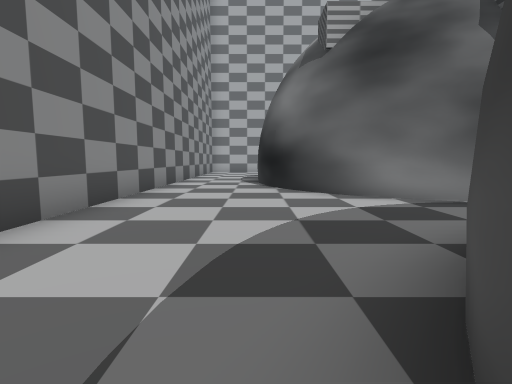
view 1 (above)

24 first-person views from a walk through a scene from a Unity 3-D project. The camera is 1.4 m above the floor, tilts 6° down and sees 80° across. The floor is counted in squares, 2 m on a side. Each view is taken from the middle of a square. On the plan, view 1 faces up. The plan holds only what a view shows up to about 10 squares ahead; the rest is blank. The place goes on beyond the plan. Some animated figures are left out. Some surface patterns are stand-ins.

view 2
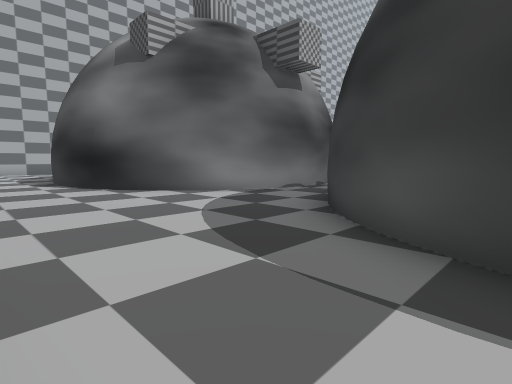

view 3
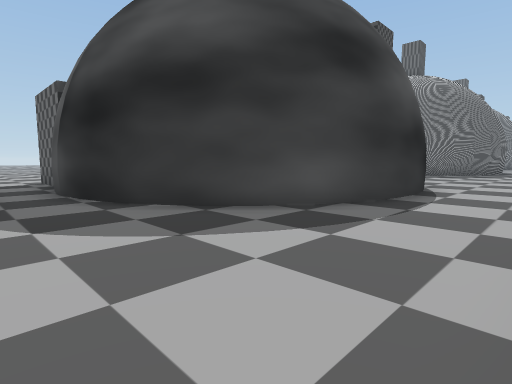

view 4
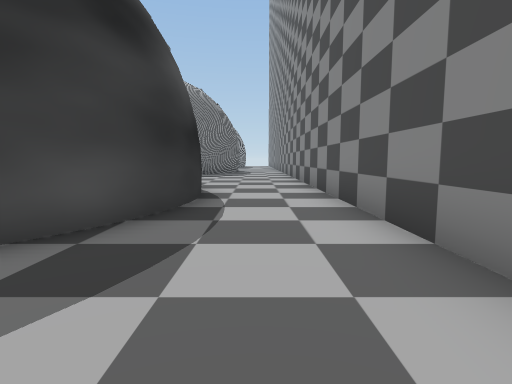

view 5
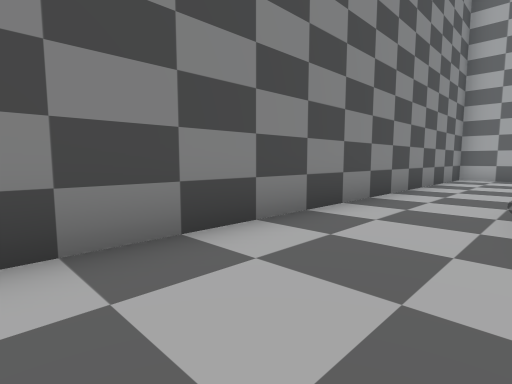

view 6
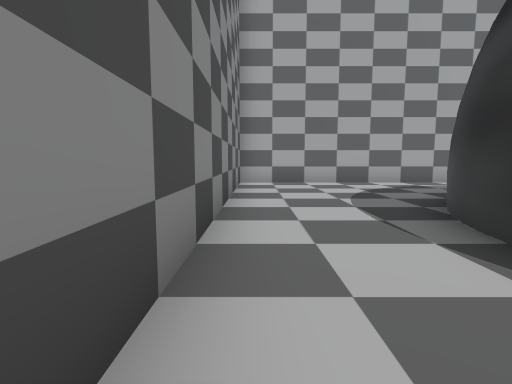

view 7
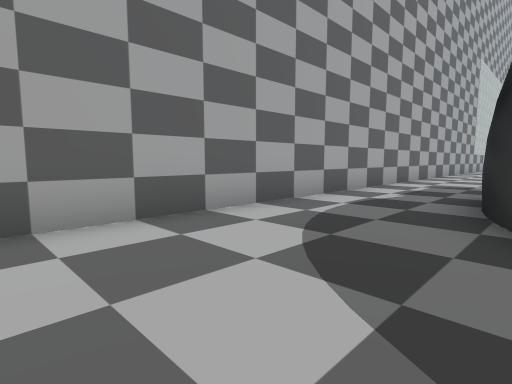

view 8
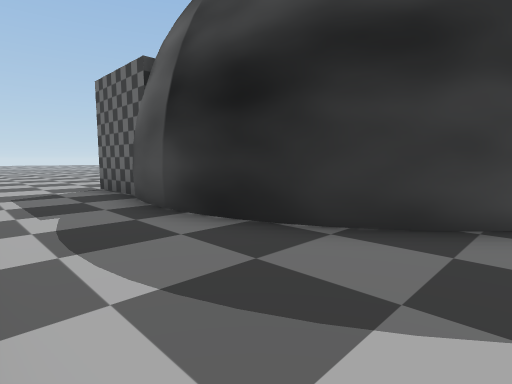

view 9
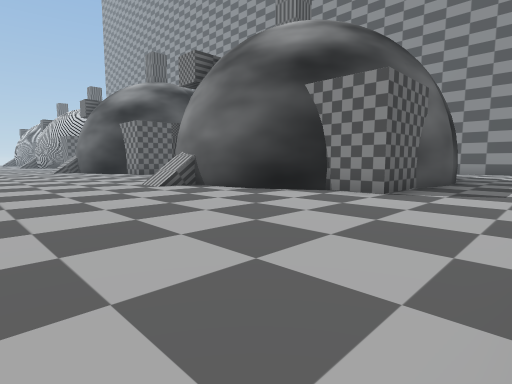

view 10
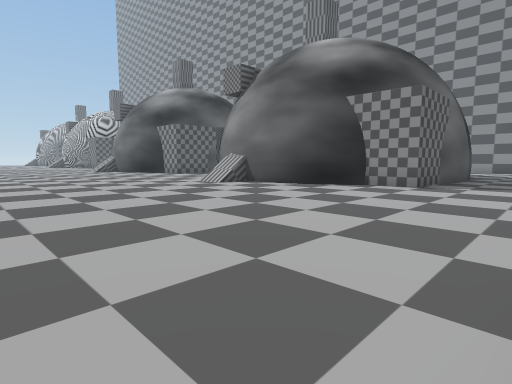

view 11
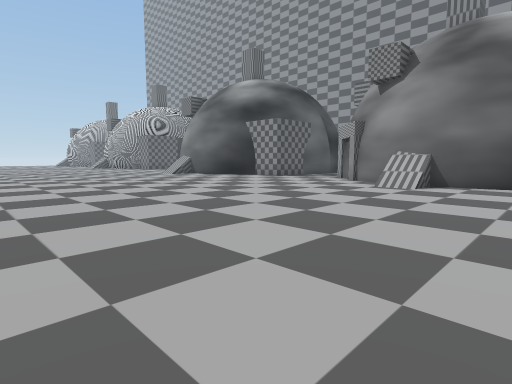

view 12
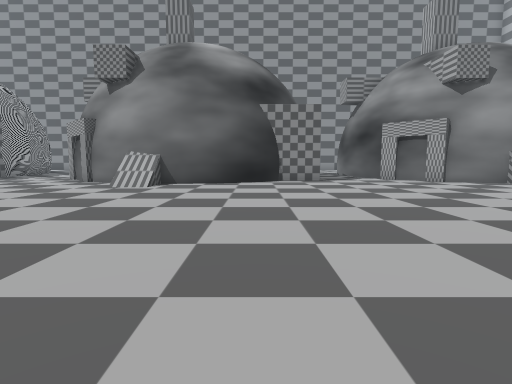

view 13
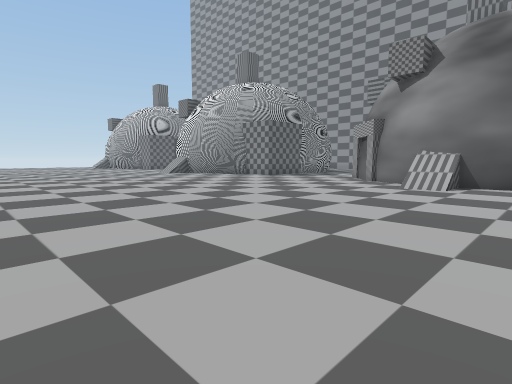

view 14
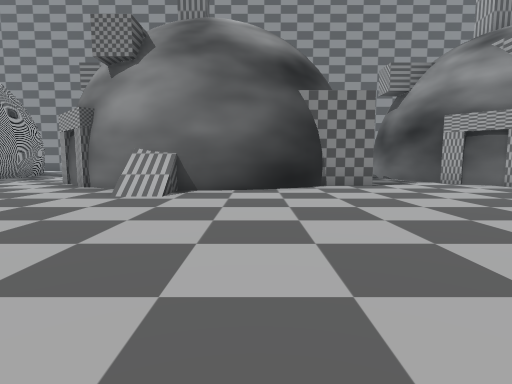

view 15
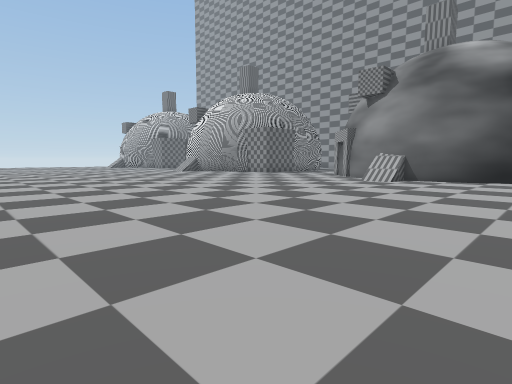

view 16
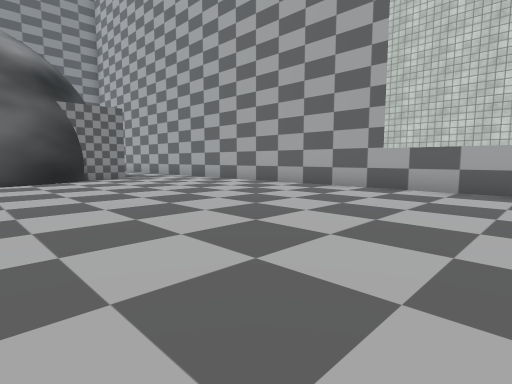

view 17
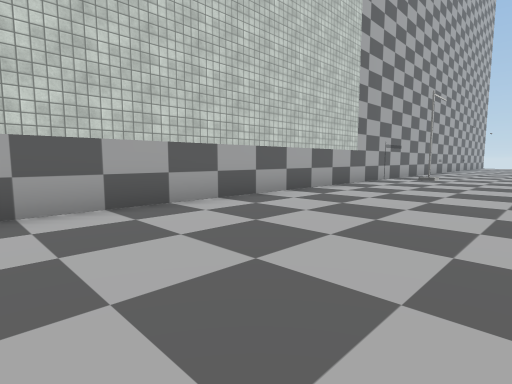

view 18
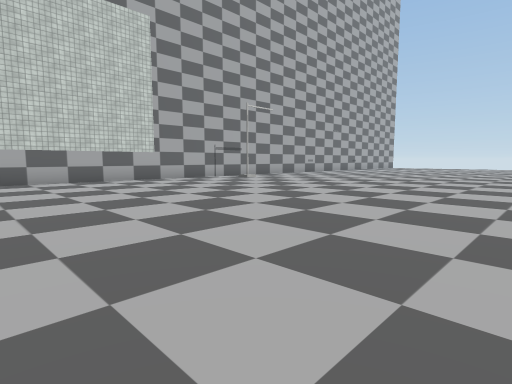

view 19
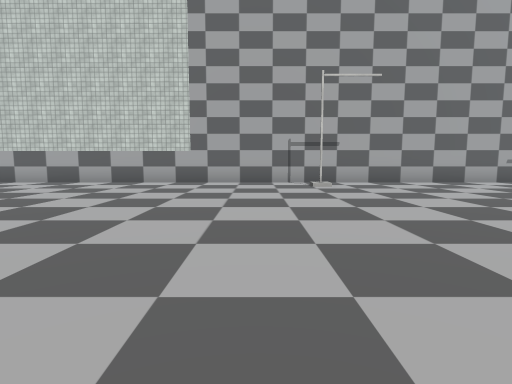

view 20
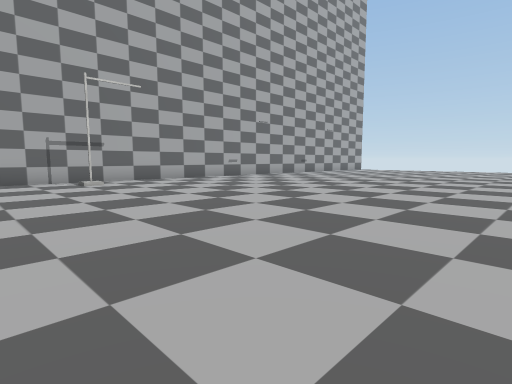

view 21
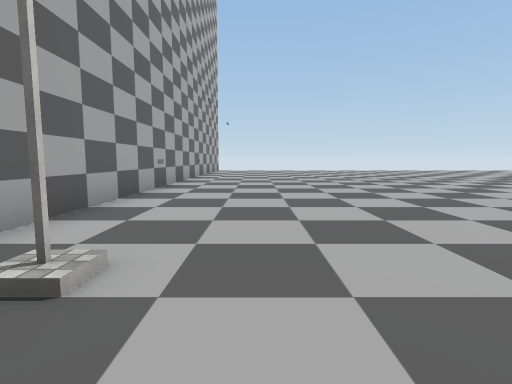

view 22
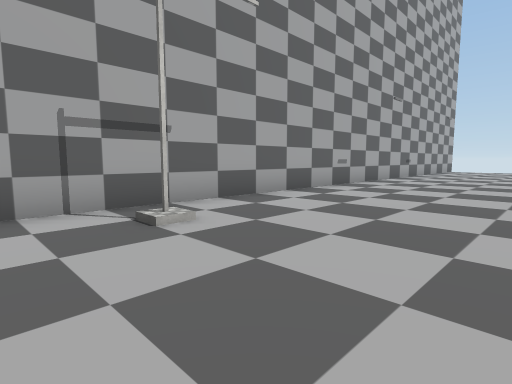

view 23
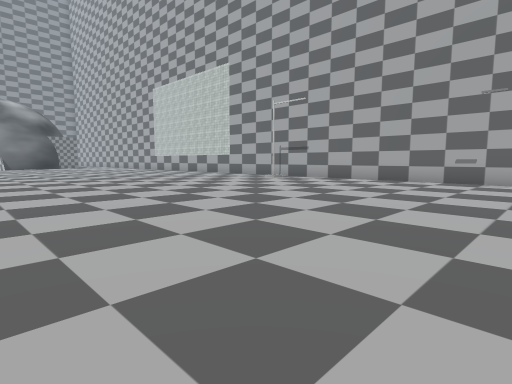

view 24
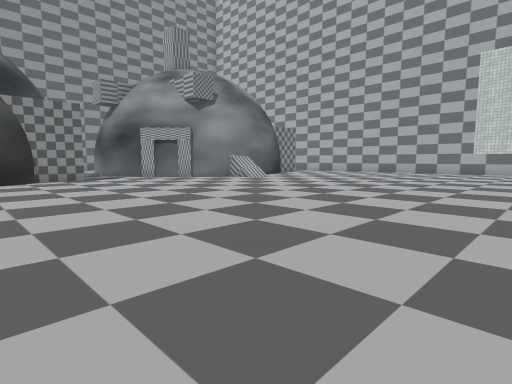

### Floor plan
Key: @ floor where view 1 was taken; # wall or solid block; . floor; / step, stairs or slope.
Columns run from 3 left of view 1 to 37 right of it. Each row starts with its distance up from view 1.
 18 ##############  #########################
 17 #........................................
 16 #...............................#........
 15 #........................................
 14 #.....######.............................
 13 #....##    ##............................
 12 #...##      #............................
 11 #...#       ##...........................
 10 #..##        #...........................
  9 #..##       ##/..........................
  8 #...#       #............................
  7 #...##     ##............................
  6 #....### ###...........
  5 #......###..............
  4 #.......................
  3 #.....######............
  2 #....##    #.............
  1 #...##     ##............
  0 #..@#       #............
 -1 #..##       ##...........
 -2 #..##       ##/..........
 -3 #...#       #//..........
 -4 #...       ##...........
 -5 #....     ##............
 -6 #....     #.............
 -7   ..      ...  .........
 -8                 ........

Where each view was taken, in squares from view 1:
view 1: 0 up, 0 right, facing up
view 2: 0 up, 2 left, facing up-right
view 3: 5 up, 2 left, facing down-right
view 4: 4 up, 1 left, facing down
view 5: 5 up, 0 right, facing up-left
view 6: 8 up, 2 left, facing up
view 7: 14 up, 1 left, facing up-right
view 8: 17 up, 1 right, facing down-right
view 9: 17 up, 15 right, facing down-left
view 10: 17 up, 17 right, facing down-left
view 11: 12 up, 19 right, facing down-left
view 12: 1 up, 19 right, facing left
view 13: 0 up, 19 right, facing down-left
view 14: 0 up, 17 right, facing left
view 15: 2 up, 21 right, facing down-left
view 16: 10 up, 20 right, facing up-left
view 17: 13 up, 17 right, facing up-right
view 18: 7 up, 20 right, facing up-right
view 19: 8 up, 27 right, facing up
view 20: 7 up, 26 right, facing up-right
view 21: 15 up, 27 right, facing right
view 22: 13 up, 27 right, facing up-right
view 23: 7 up, 37 right, facing up-left
view 24: 0 up, 20 right, facing up-left
